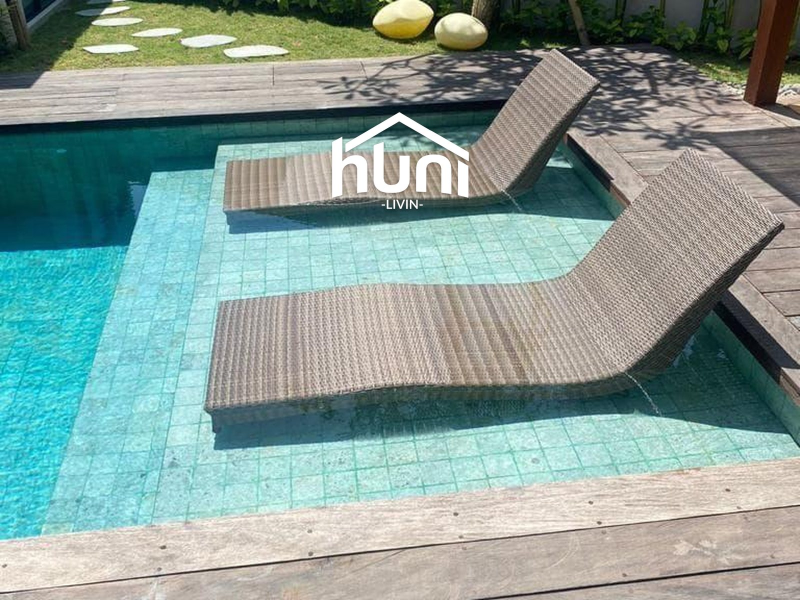
#> input picture photos/villa-limo/1.jpg, 1600 x 1200 px (shown at 1/2 size)
$ python -i build.py   (imports and definitions only)
#> lines starting #> are read from the running program, lines starting #| are printed output that depends on the picture
#!/usr/bin/env python3
"""Hunilivin site build: read the Google Sheet -> bake villa data into villas-data.js.

Runs locally (python3) and in GitHub Actions. Needs Pillow (for processing photo
LINKS added in the sheet: download -> crop 4:3 -> Hunilivin logo). Photos already
processed from the Desktop batch live in photos/<id>/ and are used when the sheet's
`photos` cell is empty.
"""
import urllib.request, csv, io, json, os, re, sys, hashlib

SHEET_ID = "1YXjx-jDYcppdzCFw42AZHSsIUTfbOWXIDnVe9tt762U"
CSV_URL = f"https://docs.google.com/spreadsheets/d/{SHEET_ID}/export?format=csv"
SITE_URL = "https://hunilivin.com"
ROOT = os.path.dirname(os.path.dirname(os.path.abspath(__file__)))
OUT = os.path.join(ROOT, "villas-data.js")
LOGO_SRC = os.path.join(ROOT, "logo-trim.png")
W, H = 1600, 1200
LOGO_W_FRAC = 0.22

FALLBACK = [
    "https://images.unsplash.com/photo-1613490493576-7fde63acd811?auto=format&fit=crop&w=1000&q=72",
    "https://images.unsplash.com/photo-1600585154340-be6161a56a0c?auto=format&fit=crop&w=1000&q=72",
]

# ---------- sheet helpers ----------
# [4 lines left out: function fetch_csv, not called in this run]

def split_pipe(s):
    return [x.strip() for x in (s or "").split("|") if x.strip()]

# [5 lines left out: function num, not called in this run]

def natural_key(s):
    return [int(t) if t.isdigit() else t.lower() for t in re.split(r"(\d+)", s)]

# [26 lines left out: functions norm_status, norm_listing, repo_photos, not called in this run]

# ---------- image processing (for photo LINKS in the sheet) ----------
_PIL = {}
# [11 lines left out: function _pil, not called in this run]

def _crop_logo(img):
    Image, ImageOps, ImageFilter = _PIL["Image"], _PIL["ImageOps"], _PIL["ImageFilter"]
    img = ImageOps.exif_transpose(img).convert("RGB")
    w, h = img.size; t = 4/3
    if w/h > t:
        nw = int(h*t); x = (w-nw)//2; img = img.crop((x, 0, x+nw, h))
    else:
        nh = int(w/t); y = (h-nh)//2; img = img.crop((0, y, w, y+nh))
    img = img.resize((W, H), Image.LANCZOS)
    lw = int(W*LOGO_W_FRAC); logo = _PIL["logo"]; lh = int(logo.height*lw/logo.width)
    logo = logo.resize((lw, lh), Image.LANCZOS)
    x = (W-lw)//2; y = int(H*0.16)
    base = img.convert("RGBA")
    sh = Image.new("RGBA", logo.size, (0, 0, 0, 0)); sh.putalpha(logo.getchannel("A"))
    shadow = Image.new("RGBA", base.size, (0, 0, 0, 0)); shadow.paste(sh, (x, y+2), sh)
    shadow = shadow.filter(ImageFilter.GaussianBlur(3))
    shadow.putalpha(shadow.getchannel("A").point(lambda a: int(a*0.35)))
    base = Image.alpha_composite(base, shadow); base.paste(logo, (x, y), logo)
    return base.convert("RGB")

# [103 lines left out: functions _drive_url, process_url, write_seo, resolve_photos, main, not called in this run]

# [2 lines not run here, left out]

>>> import cv2
>>> picture = cv2.imread('../photos/villa-limo/1.jpg', cv2.IMREAD_GRAYSCALE)
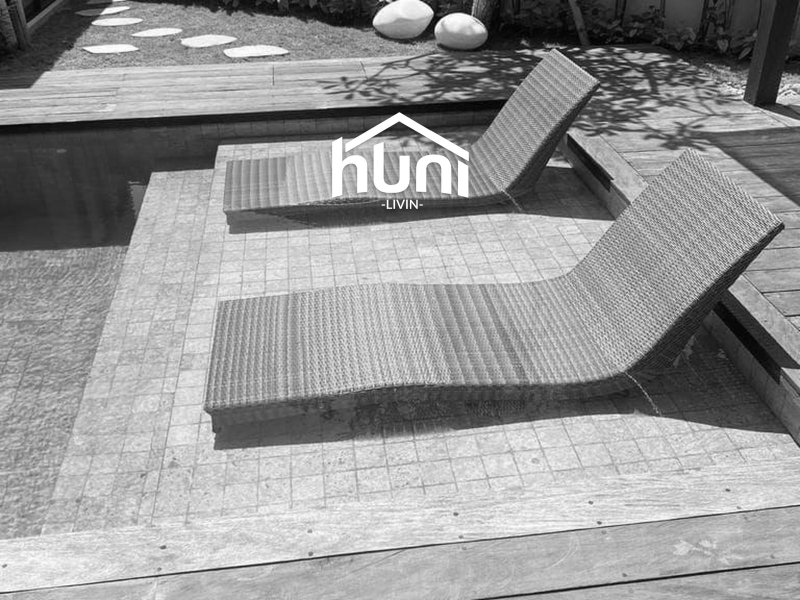
#> picture: shape (1200, 1600) (shown at 1/2 size); min 0, max 255, mean 150.3
#> (the run stopped early here; a loop or call above may not have finished)

$ run again, on photos/villa-mertanadi/10.jpg
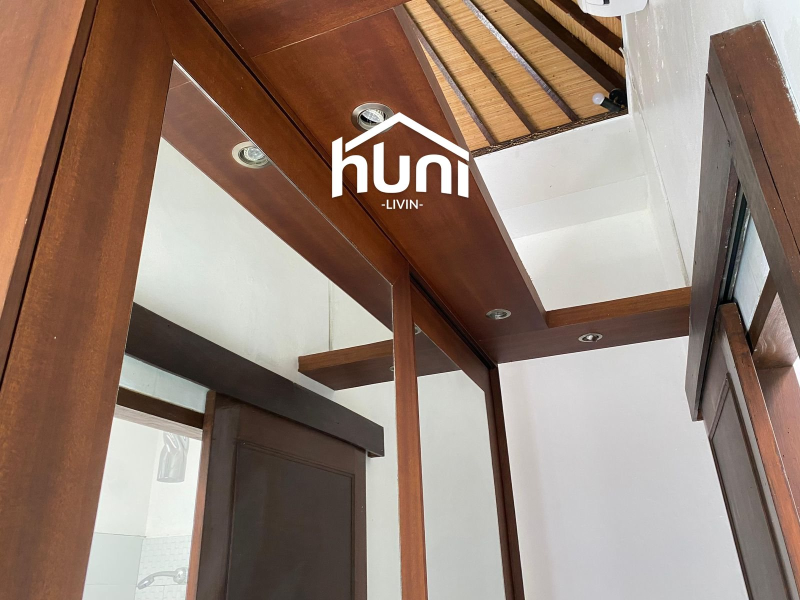
#> input picture photos/villa-mertanadi/10.jpg, 1600 x 1200 px (shown at 1/2 size)
#> `picture = cv2.imread('../photos/villa-limo/1.jpg', cv2.IMREAD_GRAYSCALE)`:
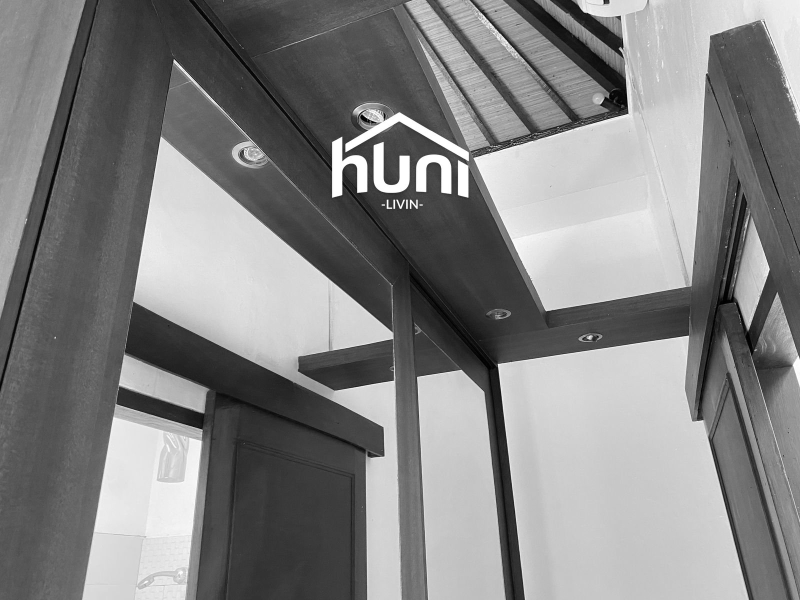
#> picture: shape (1200, 1600) (shown at 1/2 size); min 0, max 255, mean 131.2

$ run again, on photos/vkav-13/1.jpg
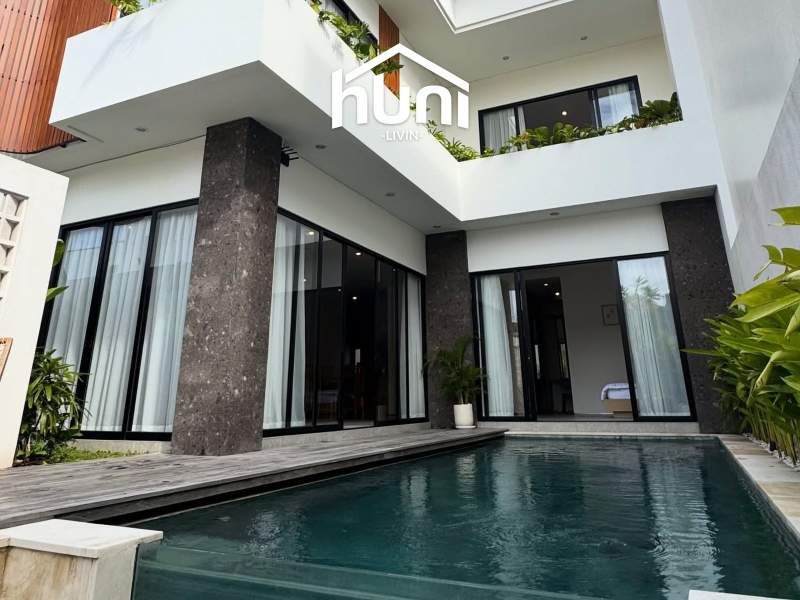
#> input picture photos/vkav-13/1.jpg, 1600 x 1200 px (shown at 1/2 size)
#> `picture = cv2.imread('../photos/villa-limo/1.jpg', cv2.IMREAD_GRAYSCALE)`:
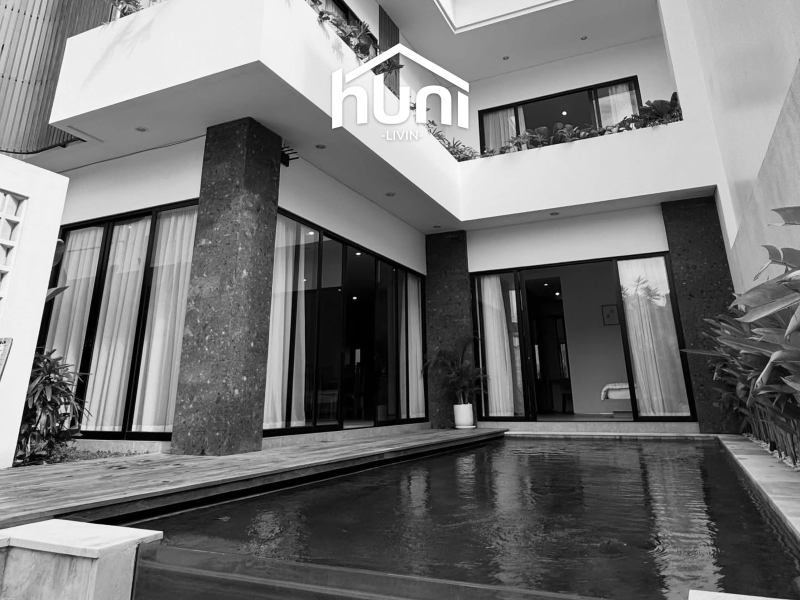
#> picture: shape (1200, 1600) (shown at 1/2 size); min 0, max 255, mean 118.1
